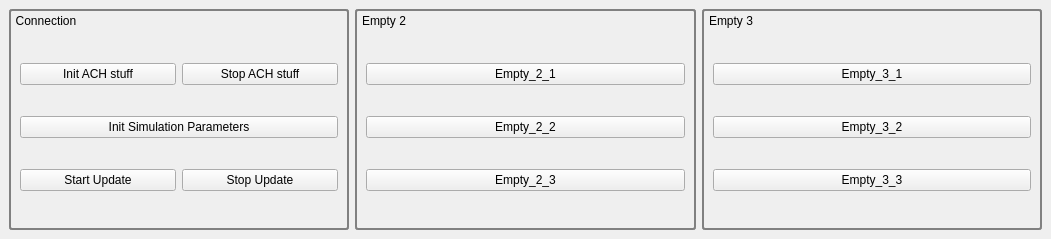
<?xml version="1.0" encoding="UTF-8"?>
<ui version="4.0">
 <class>piranha_viz_ui</class>
 <widget class="QDockWidget" name="piranha_viz_ui">
  <property name="geometry">
   <rect>
    <x>0</x>
    <y>0</y>
    <width>1051</width>
    <height>239</height>
   </rect>
  </property>
  <property name="styleSheet">
   <string notr="true">QDockWidget { 
   font: 0.5pt &quot;Ubuntu&quot;;
   color:rgb(255, 255, 255);
}
QDockWidget::title {
     text-align: left;
     subcontrol-position: top left;
     position: absolute;
     top: 0px; left: 0px; bottom: 0px;
 }
QDockWidget::close-button, QDockWidget::float-button {
    icon-size: 14px; /* maximum icon size */
 }
QDockWidget::close-button {
     subcontrol-position: top right;
     position: absolute;
     top: 0px; right: 5px; bottom: 0px;
     width: 14px;
 }

QDockWidget::float-button {
     subcontrol-position: top right;
     position: absolute;
     top: 0px; right: 20px; bottom: 0px;
     width: 14px;
 }</string>
  </property>
  <property name="windowTitle">
   <string>Piranha Viz</string>
  </property>
  <widget class="QWidget" name="dockWidgetContents">
   <layout class="QHBoxLayout" name="horizontalLayout_10">
    <item>
     <widget class="QGroupBox" name="Settings_GroupBox">
      <property name="sizePolicy">
       <sizepolicy hsizetype="MinimumExpanding" vsizetype="MinimumExpanding">
        <horstretch>1</horstretch>
        <verstretch>1</verstretch>
       </sizepolicy>
      </property>
      <property name="minimumSize">
       <size>
        <width>0</width>
        <height>0</height>
       </size>
      </property>
      <property name="styleSheet">
       <string notr="true">QGroupBox { 
   border: 2px solid gray; 
   border-radius: 3px; 
}

QGroupBox::title { 
    background-color: transparent;
    subcontrol-position: top left; /* position at the top left*/ 
    padding-top: 5px;
    padding-left: 5px;
 } </string>
      </property>
      <property name="title">
       <string>Connection</string>
      </property>
      <layout class="QVBoxLayout" name="verticalLayout_3">
       <property name="topMargin">
        <number>27</number>
       </property>
       <item>
        <layout class="QHBoxLayout" name="horizontalLayout_7">
         <item>
          <widget class="QPushButton" name="init_ACH_pushButton">
           <property name="text">
            <string>Init ACH stuff</string>
           </property>
          </widget>
         </item>
         <item>
          <widget class="QPushButton" name="stop_ACH_pushButton">
           <property name="text">
            <string>Stop ACH stuff</string>
           </property>
          </widget>
         </item>
        </layout>
       </item>
       <item>
        <layout class="QHBoxLayout" name="horizontalLayout_9">
         <item>
          <widget class="QPushButton" name="initializeSimParams_pushButton">
           <property name="text">
            <string>Init Simulation Parameters</string>
           </property>
          </widget>
         </item>
        </layout>
       </item>
       <item>
        <layout class="QHBoxLayout" name="horizontalLayout_8">
         <item>
          <widget class="QPushButton" name="startUpdate_pushButton">
           <property name="text">
            <string>Start Update</string>
           </property>
          </widget>
         </item>
         <item>
          <widget class="QPushButton" name="stopUpdate_pushButton">
           <property name="text">
            <string>Stop Update</string>
           </property>
          </widget>
         </item>
        </layout>
       </item>
      </layout>
     </widget>
    </item>
    <item>
     <widget class="QGroupBox" name="Steps_GroupBox">
      <property name="sizePolicy">
       <sizepolicy hsizetype="MinimumExpanding" vsizetype="MinimumExpanding">
        <horstretch>1</horstretch>
        <verstretch>1</verstretch>
       </sizepolicy>
      </property>
      <property name="styleSheet">
       <string notr="true">QGroupBox { 
   border: 2px solid gray; 
   border-radius: 3px; 
}

QGroupBox::title { 
    background-color: transparent;
    subcontrol-position: top left; /* position at the top left*/ 
    padding-top: 5px;
    padding-left: 5px;
 } </string>
      </property>
      <property name="title">
       <string>Empty 2</string>
      </property>
      <layout class="QVBoxLayout" name="verticalLayout_2">
       <property name="topMargin">
        <number>27</number>
       </property>
       <item>
        <layout class="QHBoxLayout" name="horizontalLayout_4">
         <item>
          <widget class="QPushButton" name="empty_2_1_pushButton">
           <property name="text">
            <string>Empty_2_1</string>
           </property>
          </widget>
         </item>
        </layout>
       </item>
       <item>
        <layout class="QHBoxLayout" name="horizontalLayout_5">
         <item>
          <widget class="QPushButton" name="empty_2_2_pushButton">
           <property name="text">
            <string>Empty_2_2</string>
           </property>
          </widget>
         </item>
        </layout>
       </item>
       <item>
        <layout class="QHBoxLayout" name="horizontalLayout_6">
         <item>
          <widget class="QPushButton" name="empty_2_3_pushButton">
           <property name="text">
            <string>Empty_2_3</string>
           </property>
          </widget>
         </item>
        </layout>
       </item>
      </layout>
     </widget>
    </item>
    <item>
     <widget class="QGroupBox" name="Viz_GroupBox">
      <property name="sizePolicy">
       <sizepolicy hsizetype="MinimumExpanding" vsizetype="MinimumExpanding">
        <horstretch>1</horstretch>
        <verstretch>1</verstretch>
       </sizepolicy>
      </property>
      <property name="styleSheet">
       <string notr="true">QGroupBox { 
   border: 2px solid gray; 
   border-radius: 3px; 
}

QGroupBox::title { 
    background-color: transparent;
    subcontrol-position: top left; /* position at the top left*/ 
    padding-top: 5px;
    padding-left: 5px;
 } </string>
      </property>
      <property name="title">
       <string>Empty 3</string>
      </property>
      <layout class="QVBoxLayout" name="verticalLayout">
       <property name="topMargin">
        <number>27</number>
       </property>
       <item>
        <layout class="QHBoxLayout" name="horizontalLayout_3">
         <item>
          <widget class="QPushButton" name="empty_3_1_pushButton">
           <property name="text">
            <string>Empty_3_1</string>
           </property>
          </widget>
         </item>
        </layout>
       </item>
       <item>
        <layout class="QHBoxLayout" name="horizontalLayout_2">
         <item>
          <widget class="QPushButton" name="empty_3_2_pushButton">
           <property name="text">
            <string>Empty_3_2</string>
           </property>
          </widget>
         </item>
        </layout>
       </item>
       <item>
        <layout class="QHBoxLayout" name="horizontalLayout">
         <item>
          <widget class="QPushButton" name="empty_3_3_pushButton">
           <property name="text">
            <string>Empty_3_3</string>
           </property>
          </widget>
         </item>
        </layout>
       </item>
      </layout>
     </widget>
    </item>
   </layout>
  </widget>
 </widget>
 <resources/>
 <connections/>
</ui>
